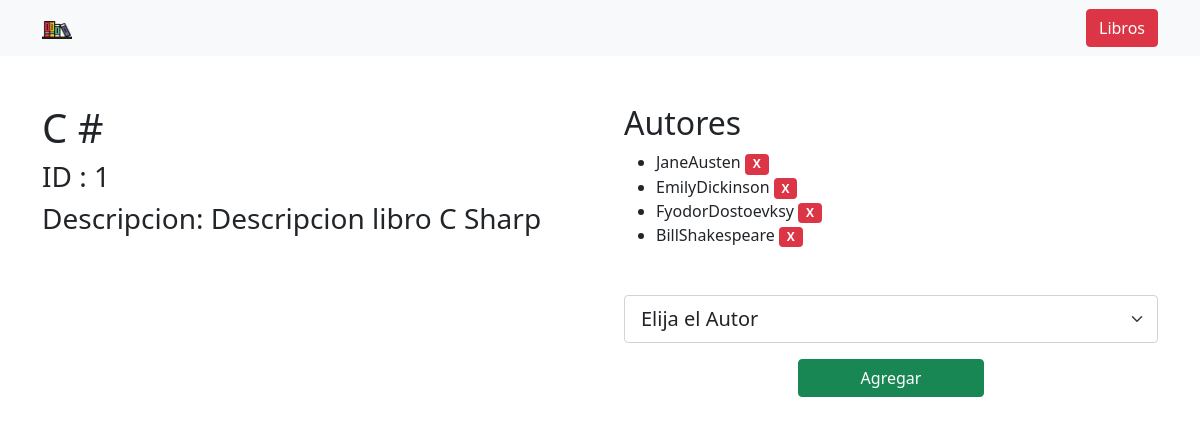
/libro/1, run on the app's committed database.
### app/models.py (models this page shows, shortened)
class Libro(models.Model):
    titulo = models.CharField(max_length=255)
    descripcion = models.TextField()
    created_at = models.DateTimeField(auto_now_add=True)
    updated_at = models.DateTimeField(auto_now=True)

class Autor(models.Model):
    first_name = models.CharField(max_length=45)
    last_name = models.CharField(max_length=45)
    libros = models.ManyToManyField(Libro,related_name="autores")
    notas = models.CharField(max_length=255)
    created_at = models.DateTimeField(auto_now_add=True)
    updated_at = models.DateTimeField(auto_now=True)
    def __str__(self):
        return  f"Nombre Autor:({self.first_name} {self.last_name})"

### app/views.py (the view)
# urls.py: path("libro/<int:el_id>",views.mostrar_libro),
def mostrar_libro(request,el_id):
    libro = Libro.objects.get(id = el_id)
    print(set(libro.autores.all()))
    print(set(Autor.objects.all()))
    print(set(Autor.objects.all()) - set(libro.autores.all()))
    otros_autores = set(Autor.objects.all()) - set(libro.autores.all())
    context = {
        "libro" : Libro.objects.get(id = el_id),
        "autores_libro" : libro.autores.all(),
        "otros_autores" : otros_autores
    }
    if request.method == "POST":
        this_libro = Libro.objects.get(id=el_id)
        this_autor = Autor.objects.get(id=request.POST["id_autor"])
        this_libro.autores.add(this_autor)
        return redirect(f"/libro/{el_id}")
    return render(request,"detalle_libro.html",context)

### app/templates/detalle_libro.html (shortened to what this page needs)
<!DOCTYPE html>
<html lang="en">
<head>
    {% load static %}
    <link rel="stylesheet" href="{% static 'css/bootstrap.min.css' %}">
</head>
<body>
    <nav class="navbar navbar-light bg-light mb-5">
        <div class="container">
          <a class="navbar-brand" href="#">
            <img src="{% static 'img/libros.png' %}" alt="" width="30" height="24">
          </a>
          <a href="/libros" class="btn btn-danger">Libros</a>
        </div>
    </nav>
    <div class="container ">
        <div class="row row-cols-2 g-5">
            <div class="col-6">
                <h1>{{libro.titulo}}</h1>
                <h3>ID : {{libro.id}}</h3>
                <h3>Descripcion: <span>{{libro.descripcion}}</span></h3>
            </div>
            <div class="col-6">
                <h2>Autores</h2>
                <ul>
                    {% for autor in autores_libro %}
                    <li>{{autor.first_name}}{{autor.last_name}} <a href="{{libro.id}}/eliminar/{{autor.id}}" class="badge bg-danger text-decoration-none">X</a></li>
                    {%endfor%}
                </ul>
                <form action="" method="post" class="mt-5">
                    <div class="row justify-content-center">
                      <div class="col-12">
                        <select name="id_autor" class="form-select form-select-lg mb-3" aria-label=".form-select-lg example" required>
                            <option value="" selected>Elija el Autor</option>
                          </select>
                      </div>
                      <button class="col-4 btn btn-success" type="submit">Agregar</button>
                    </div>
                </form>
            </div>
        </div>
    </div>
</body>
</html>

### data on the page
Libro: titulo "C #", id "1", descripcion "Descripcion libro C Sharp"
Autor: first_name "Jane", last_name "Austen"
Autor: first_name "Emily", last_name "Dickinson"
Autor: first_name "Fyodor", last_name "Dostoevksy"
Autor: first_name "Bill", last_name "Shakespeare"
